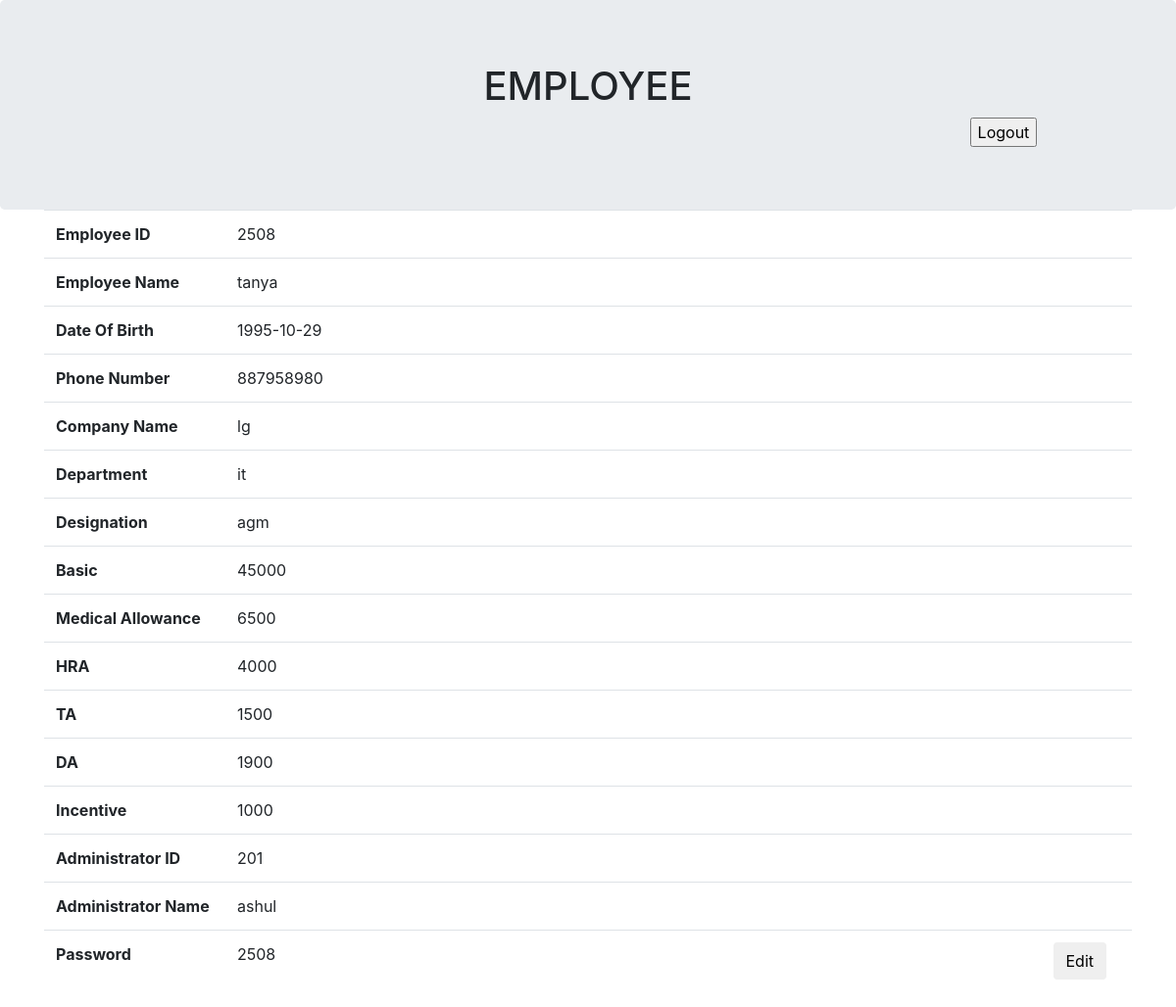
/e_account_info.php (signed in), run on the app's committed database.
### tables this page shows
CREATE TABLE `employee` (
  `ename` varchar(20) DEFAULT NULL,
  `eid` int(10) NOT NULL,
  `designation` varchar(10) DEFAULT NULL,
  `dob` date DEFAULT NULL,
  `phone_no` int(12) DEFAULT NULL,
  `basic` int(10) DEFAULT NULL,
  `aid` int(10) DEFAULT NULL
);

CREATE TABLE `company` (
  `cname` varchar(10) DEFAULT NULL,
  `cid` int(10) NOT NULL
);

CREATE TABLE `branch` (
  `bname` varchar(20) DEFAULT NULL,
  `bid` int(10) NOT NULL,
  `cid` int(10) DEFAULT NULL
);

CREATE TABLE `salary` (
  `medical_allowance` int(10) DEFAULT NULL,
  `basic` int(10) NOT NULL,
  `hra` int(10) DEFAULT NULL,
  `ta` int(10) DEFAULT NULL,
  `da` int(10) DEFAULT NULL,
  `incentive` int(10) DEFAULT NULL,
  `aid` int(10) DEFAULT NULL
);

CREATE TABLE `user` (
  `id` int(10) DEFAULT NULL,
  `pswd` varchar(20) DEFAULT NULL,
  `role` varchar(1) DEFAULT NULL
);

### e_account_info.php (the view, shortened to what this page needs)
<?php include 'dbconnect.php'?>
<?php
$id=$_SESSION['id'];
$result=mysqli_query($conn,"SELECT * FROM employee WHERE eid='$id';");
$row=mysqli_fetch_assoc($result);
$aid=$row['aid'];
$result1=mysqli_query($conn,"SELECT * FROM administrator WHERE aid='$aid';");
$row1=mysqli_fetch_assoc($result1);
$bid=$row1['bid'];
$result2=mysqli_query($conn,"SELECT * FROM branch WHERE bid='$bid';");
$row2=mysqli_fetch_assoc($result2);
$cid=$row2['cid'];
$result3=mysqli_query($conn,"SELECT * FROM company WHERE cid='$cid';");
$row3=mysqli_fetch_assoc($result3);
$result4=mysqli_query($conn,"SELECT * FROM user WHERE id='$id';");
$row4=mysqli_fetch_assoc($result4);
$basic=$row["basic"];
$result5=mysqli_query($conn,"SELECT * FROM salary WHERE basic='$basic';");
$row5=mysqli_fetch_assoc($result5);
?>
<!DOCTYPE html>
<html lang="en">
<head>
  <link rel="stylesheet" href="https://maxcdn.bootstrapcdn.com/bootstrap/4.1.3/css/bootstrap.min.css">
  <link rel="stylesheet" href="employee.css">
</head>
<body>
<div class="jumbotron row m-0">
  <h1 class="container col-sm-12 text-center">EMPLOYEE</h1>
  <form class="container col-sm-10 text-right" action="e_account_info.php" method="POST">
    <input type="submit" name="Logout" value="Logout"/>
  </form>
</div>
<div class="container">
  <table class="table">
      <tr class="row m-0">
        <th class="col-sm-2">Employee ID</th>
        <td class="col-sm-10"><?php echo $row["eid"];?></td>
      </tr>
      <tr class="row m-0">
        <th class="col-sm-2">Employee Name</th>
        <td class="col-sm-10"><?php echo $row["ename"];?></td>
      </tr>
      <tr class="row m-0">
        <th class="col-sm-2">Date Of Birth</th>
        <td class="col-sm-10"><?php echo $row["dob"];?></td>
      </tr>
      <tr class="row m-0">
        <th class="col-sm-2">Phone Number</th>
        <td class="col-sm-10"><?php echo $row["phone_no"];?></td>
      </tr>
      <tr class="row m-0">
        <th class="col-sm-2">Company Name</th>
        <td class="col-sm-10"><?php echo $row3["cname"];?></td>
      </tr>
      <tr class="row m-0">
        <th class="col-sm-2">Department</th>
        <td class="col-sm-10"><?php echo $row2["bname"];?></td>
      </tr>
      <tr class="row m-0">
        <th class="col-sm-2">Designation</th>
        <td class="col-sm-10"><?php echo $row["designation"];?></td>
      </tr>
      <tr class="row m-0">
        <th class="col-sm-2">Basic</th>
        <td class="col-sm-10"><?php echo $row["basic"];?></td>
      </tr>
      <tr class="row m-0">
        <th class="col-sm-2">Medical Allowance</th>
        <td class="col-sm-10"><?php echo $row5["medical_allowance"];?></td>
      </tr>
      <tr class="row m-0">
        <th class="col-sm-2">HRA</th>
        <td class="col-sm-10"><?php echo $row5["hra"];?></td>
      </tr>
      <tr class="row m-0">
        <th class="col-sm-2">TA</th>
        <td class="col-sm-10"><?php echo $row5["ta"];?></td>
      </tr>
      <tr class="row m-0">
        <th class="col-sm-2">DA</th>
        <td class="col-sm-10"><?php echo $row5["da"];?></td>
      </tr>
      <tr class="row m-0">
        <th class="col-sm-2">Incentive</th>
        <td class="col-sm-10"><?php echo $row5["incentive"];?></td>
      </tr>
      <tr class="row m-0">
        <th class="col-sm-2">Administrator ID</th>
        <td class="col-sm-10"><?php echo $row1["aid"];?></td>
      </tr>
      <tr class="row m-0">
        <th class="col-sm-2">Administrator Name</th>
        <td class="col-sm-10"><?php echo $row1["name"];?></td>
      </tr>
      <tr class="row m-0">
        <th class="col-sm-2">Password</th>
        <td class="col-sm-9"><?php echo $row4["pswd"];?></td>
        <td class="col-sm-1"><input id="editpassword" type="button" class="btn" value="Edit"/></td>
      </tr>
  </table>
</div>
</body>
</html>

### data on the page
employee: eid "2508", ename "tanya", dob "1995-10-29", phone_no "887958980", designation "agm", basic "45000"
company: cname "lg"
branch: bname "it"
salary: medical_allowance "6500", hra "4000", ta "1500", da "1900", incentive "1000"
user: pswd "2508"

### other printed values
$row1["aid"] "201"
$row1["name"] "ashul"
